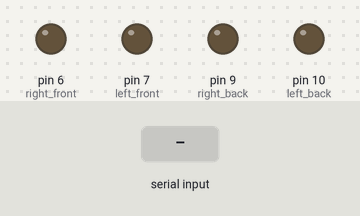
A sketch run on a simulated Arduino Uno, built with avr-gcc and run on an emulated ATmega328P. Parts: output pins drawn as LEDs (lit = HIGH). Dashed ring = blinking. Inputs (shaded band) come from the test bench.

Above: at 1.2 s.
1.3 s: "w" received over Serial
At 1.51 s:
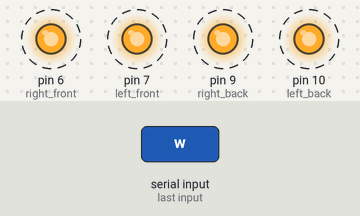
4.3 s: "q" received over Serial
At 4.46 s:
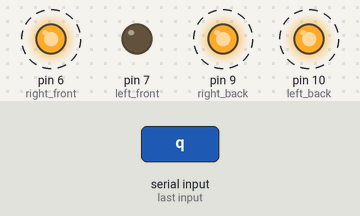
7.3 s: "e" received over Serial
At 7.51 s:
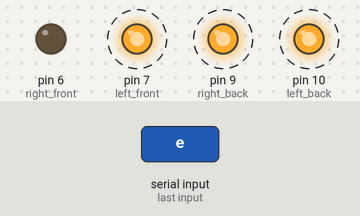
10.3 s: "a" received over Serial
At 10.46 s:
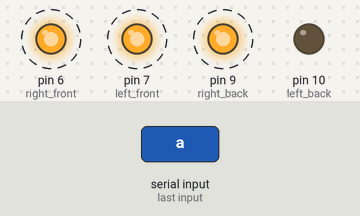
13.3 s: "d" received over Serial
At 13.51 s:
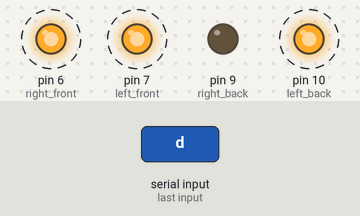
16.3 s: "s" received over Serial
At 17.4 s:
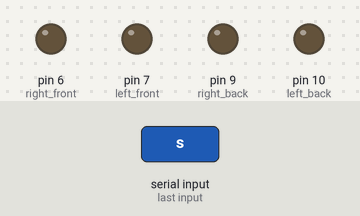
Timing chart, 0 to 18.8 s (numbered marks = the images above; inputs shaded):
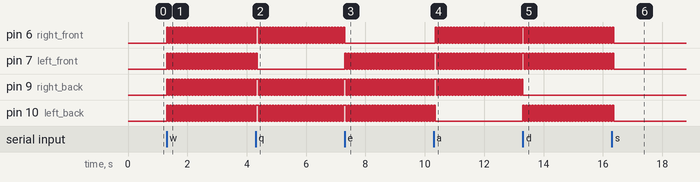

The sketch:

keyboardTeleop.ino
```cpp
int right_front = 6;
int left_front = 7;
int right_back = 9;
int left_back = 10;

int execInterval = 50;
char inp = 's';

void setup() {
  pinMode(right_front,OUTPUT);
  pinMode(left_front,OUTPUT);
  pinMode(right_back,OUTPUT);
  pinMode(left_back,OUTPUT);
  Serial.begin(115200);
}


  void forwardMotion(int execInterval)
  {
    digitalWrite(right_front,HIGH);
    digitalWrite(left_front,HIGH);
    digitalWrite(right_back,HIGH);
    digitalWrite(left_back,HIGH);
    delay(execInterval);
  }

  void forwardRightMotion(int execInterval)
  {
    digitalWrite(right_front,LOW);
    digitalWrite(left_front,HIGH);
    digitalWrite(right_back,HIGH);
    digitalWrite(left_back,HIGH);
    delay(execInterval);
  }

  void forwardLeftMotion(int execInterval)
  {
    digitalWrite(right_front,HIGH);
    digitalWrite(left_front,LOW);
    digitalWrite(right_back,HIGH);
    digitalWrite(left_back,HIGH);
    delay(execInterval);
  }

  // NEED TO IMPLEMENT H-BRIDGE TO FACILITATE TRUE MOTION IN REVERSE DIRECTION

   void backwardLeftMotion(int execInterval)
  {
    digitalWrite(right_front,HIGH);
    digitalWrite(left_front,HIGH);
    digitalWrite(right_back,HIGH);
    digitalWrite(left_back,LOW);
    delay(execInterval);
  }

  void backwardRightMotion(int execInterval)
  {
    digitalWrite(right_front,HIGH);
    digitalWrite(left_front,HIGH);
    digitalWrite(right_back,LOW);
    digitalWrite(left_back,HIGH);
    delay(execInterval);
  }

  void backwardMotion(int execInterval)
  {
    digitalWrite(right_front,LOW);
    digitalWrite(left_front,LOW);
    digitalWrite(right_back,LOW);
    digitalWrite(left_back,LOW);
    delay(execInterval);
  }

  void station(char inp)
  {
    switch(inp)
    {
      case 'w':
        forwardMotion(execInterval);
        break;
      case 's':
        backwardMotion(execInterval);
        break;
      case 'q':
        forwardLeftMotion(execInterval);
        break;
      case 'e':
        forwardRightMotion(execInterval);
        break;
      case 'a':
        backwardLeftMotion(execInterval);
        break;
      case 'd':
        backwardRightMotion(execInterval);
        break;
      default :
        Serial.print("No Shit Sherlock\n");
    }

  }

  void loop() {

  if (Serial.available() > 0)
  {
    inp = Serial.read();
  }
  else
  {
    backwardMotion(execInterval);
  }
    station(inp);

}
```

Measured:
- after the input at 1.3 s, pin 6 (right_front), pin 7 (left_front), pin 9 (right_back), pin 10 (left_back): alternates HIGH for 0.05 s and LOW for 0.05 s, starting at once
- after the input at 4.3 s, pin 7 (left_front): goes on until 4.4 s, then stays LOW
- after the input at 7.3 s, pin 6 (right_front): goes on until 7.3 s, then stays LOW; pin 7 (left_front): alternates HIGH for 0.05 s and LOW for 0.05 s, starting at once
- after the input at 10.3 s, pin 6 (right_front): alternates HIGH for 0.05 s and LOW for 0.05 s, starting after 0.06 s; pin 10 (left_back): goes on until 10.4 s, then stays LOW
- after the input at 13.3 s, pin 9 (right_back): goes on until 13.3 s, then stays LOW; pin 10 (left_back): alternates HIGH for 0.05 s and LOW for 0.05 s, starting at once
- after the input at 16.3 s, pin 6 (right_front), pin 7 (left_front), pin 10 (left_back): goes on until 16.4 s, then stays LOW
